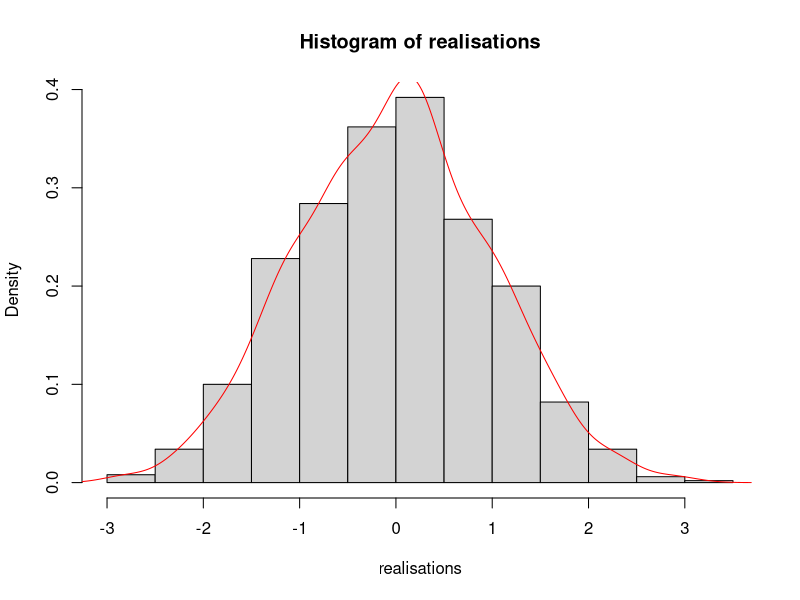
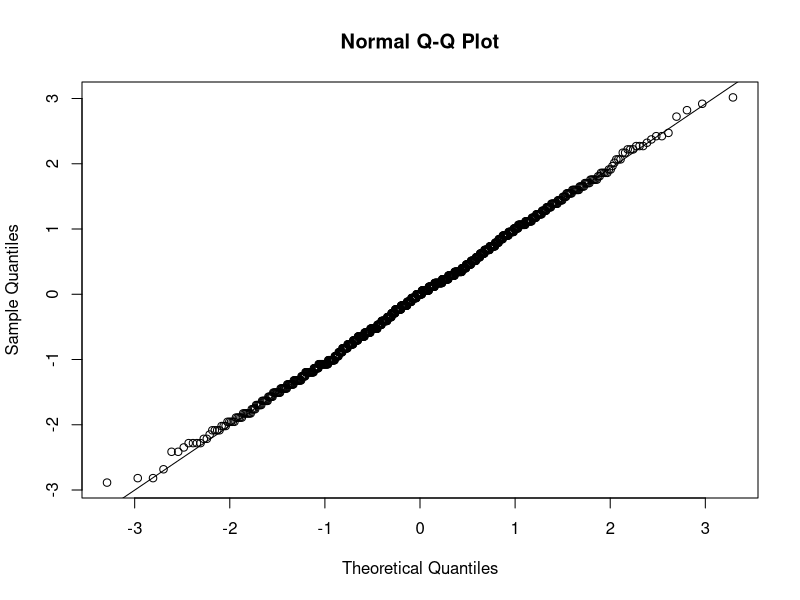
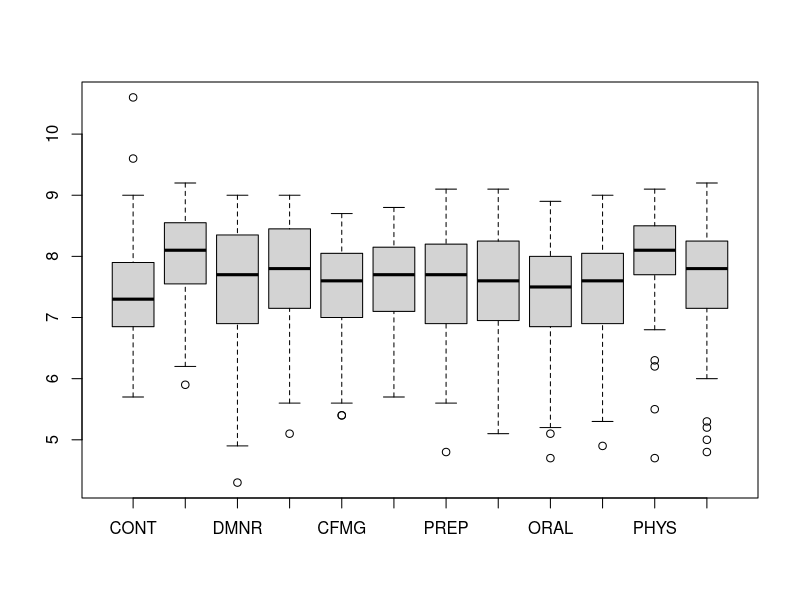
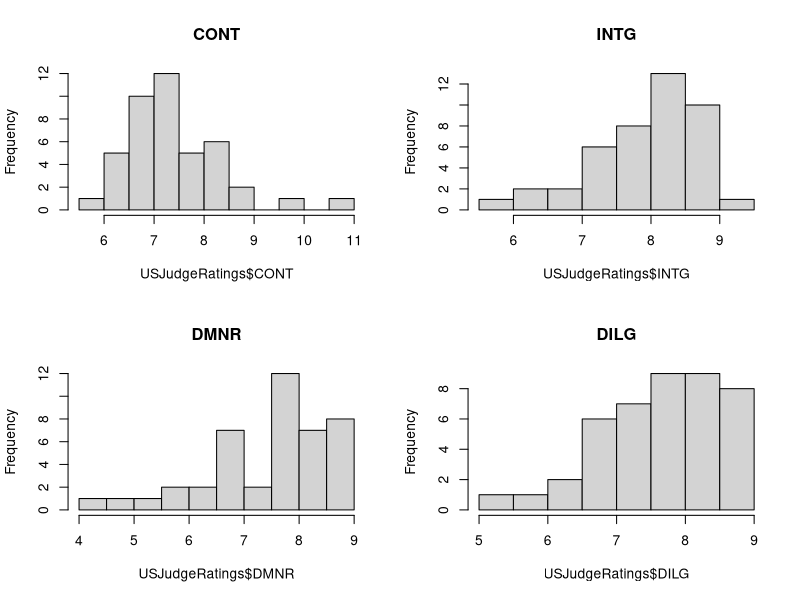
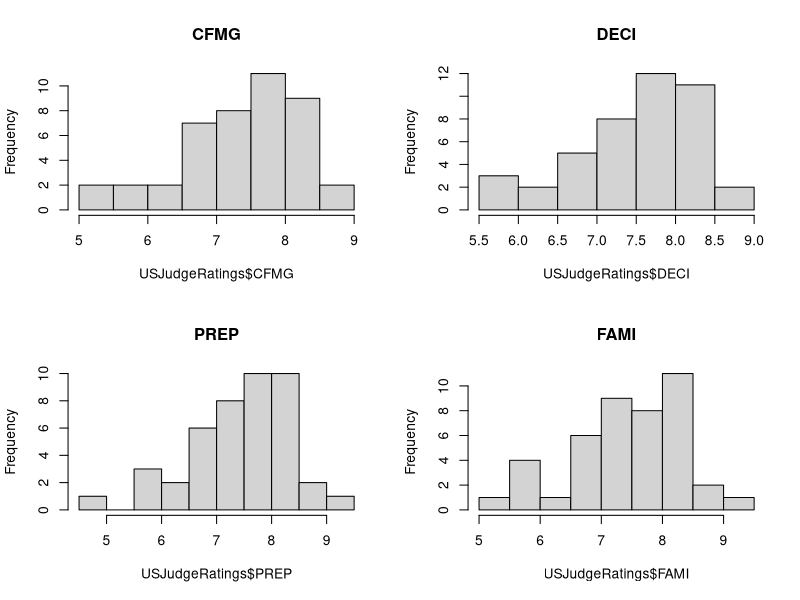
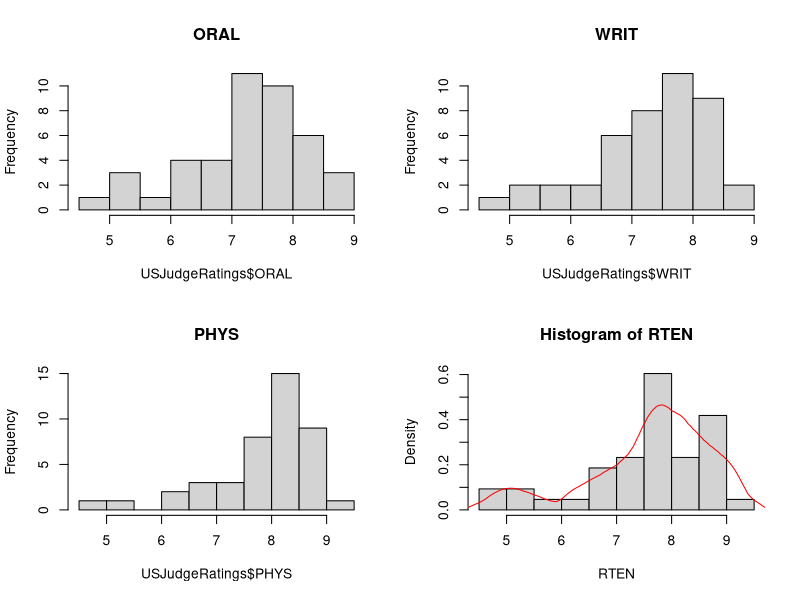
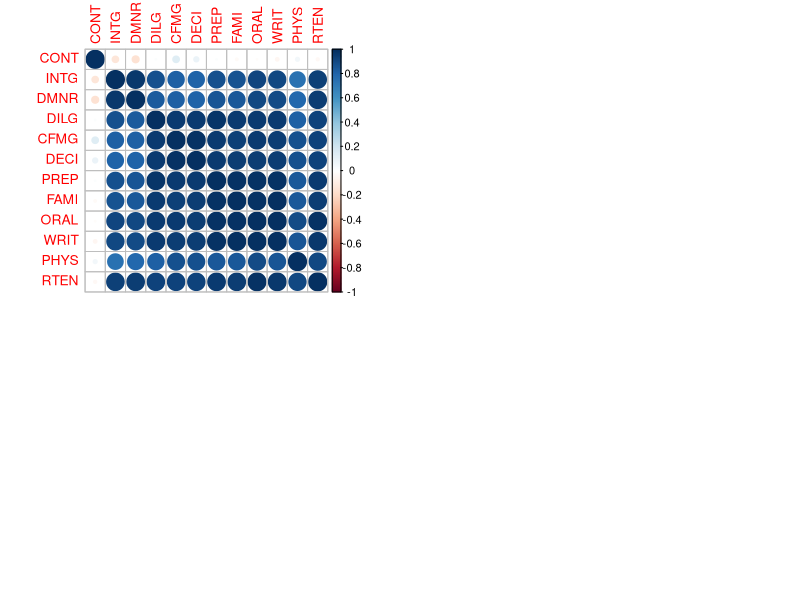
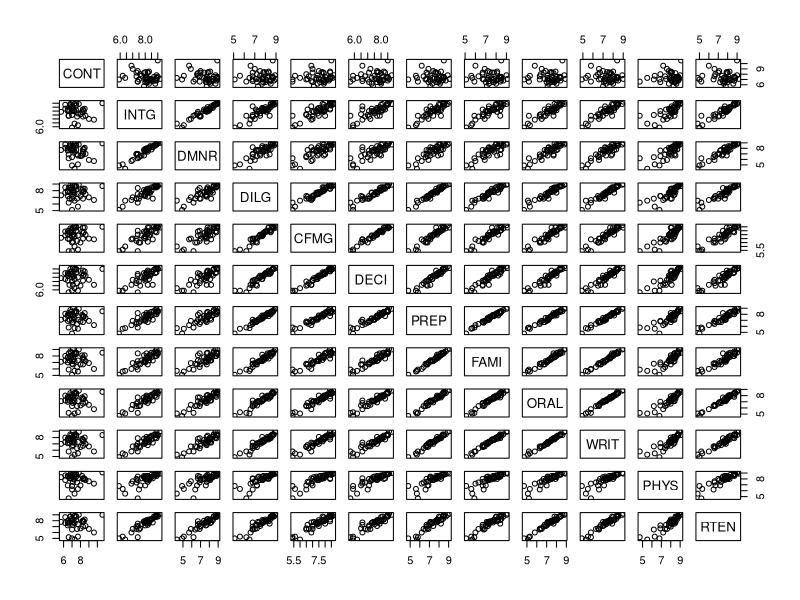

Reproduce these figures in R, in order.
## ---- chunk 1
knitr::opts_chunk$set(echo = TRUE)
## ---- chunk 2
estim <- function(x, theta){
  n <- length(x)
  est <- sqrt(n) * (mean(x) - theta) / sqrt(mean(x))
  return(est)
  }
## ---- chunk 3
set.seed(23)
Nattempts = 1e3
nsample = 100
theta = 3

samples <- lapply(1:Nattempts, function(i) rpois(nsample, theta))
realisations <- sapply(samples, function(x) estim(x, theta))

hist(realisations, probability = TRUE)
d = density(realisations, kernel='gaussian')
lines(d, col = 'red')
## ---- chunk 4
qqnorm(realisations)
qqline(realisations)
## ---- chunk 5
data(USJudgeRatings)
## ---- chunk 6
str(USJudgeRatings)
## ---- chunk 7
dim(USJudgeRatings)
## ---- chunk 8
library(knitr)
library(kableExtra)
kable(USJudgeRatings, 'latex', caption = "Ratings of US judges", booktabs = T) %>%
  kable_styling(latex_options = "striped", font_size = 6)
## ---- chunk 9
colnames(USJudgeRatings)
## ---- chunk 10
sum(is.na(USJudgeRatings))
## ---- chunk 11
summary(USJudgeRatings)
## ---- chunk 12
Outvals = boxplot(USJudgeRatings)
## ---- chunk 13
max(USJudgeRatings$CONT)
rownames(USJudgeRatings)[which.max(USJudgeRatings$CONT)]
## ---- chunk 14
max(USJudgeRatings$RTEN)
rownames(USJudgeRatings)[which.max(USJudgeRatings$RTEN)]
## ---- chunk 15
USJudgeRatings[which.max(USJudgeRatings$RTEN),]
## ---- chunk 16
min(USJudgeRatings$RTEN)
rownames(USJudgeRatings)[which.min(USJudgeRatings$RTEN)]
## ---- chunk 17
USJudgeRatings[which.min(USJudgeRatings$RTEN),]
## ---- chunk 18
par(mfrow=c(2,2))
hist(USJudgeRatings$CONT, main="CONT")
hist(USJudgeRatings$INTG, main="INTG")
hist(USJudgeRatings$DMNR, main="DMNR")
hist(USJudgeRatings$DILG, main="DILG")
## ---- chunk 19
par(mfrow=c(2,2))
hist(USJudgeRatings$CFMG, main="CFMG")
hist(USJudgeRatings$DECI, main="DECI")
hist(USJudgeRatings$PREP, main="PREP")
hist(USJudgeRatings$FAMI, main="FAMI")
## ---- chunk 20
par(mfrow=c(2,2))
hist(USJudgeRatings$ORAL, main="ORAL")
hist(USJudgeRatings$WRIT, main="WRIT")
hist(USJudgeRatings$PHYS, main="PHYS")
hist(USJudgeRatings$RTEN, probability= TRUE, main="Histogram of RTEN" , xlab="RTEN")
d = density(USJudgeRatings$RTEN, kernel = 'o', bw = 0.3)
lines(d, col="red")
## ---- chunk 21
round(var(USJudgeRatings), 2)
## ---- chunk 22
round(sqrt(diag(var(USJudgeRatings))),2)
print('The smallest standard deviation is: ')
min(round(sqrt(diag(var(USJudgeRatings))),2))
print('The largest standard deviation is: ')
max(round(sqrt(diag(var(USJudgeRatings))),2))
## ---- chunk 23
round(cor(USJudgeRatings),2)
## ---- chunk 24
library(corrplot)
corrplot(cor(USJudgeRatings))
## ---- chunk 25
pairs(USJudgeRatings)
## ---- chunk 26
par(mfrow=c(1,2))
plot(ecdf(USJudgeRatings$CONT), verticals = TRUE, do.points = FALSE, main = "ECDF CONT")
plot(ecdf(USJudgeRatings$RTEN), verticals = TRUE, do.points = FALSE, main = "ECDF RTEN")
## ---- chunk 27
qqnorm(USJudgeRatings$RTEN)
qqline(USJudgeRatings$RTEN)
## ---- chunk 28
library(e1071)
kurtosis(USJudgeRatings$RTEN)
skewness(USJudgeRatings$RTEN)
